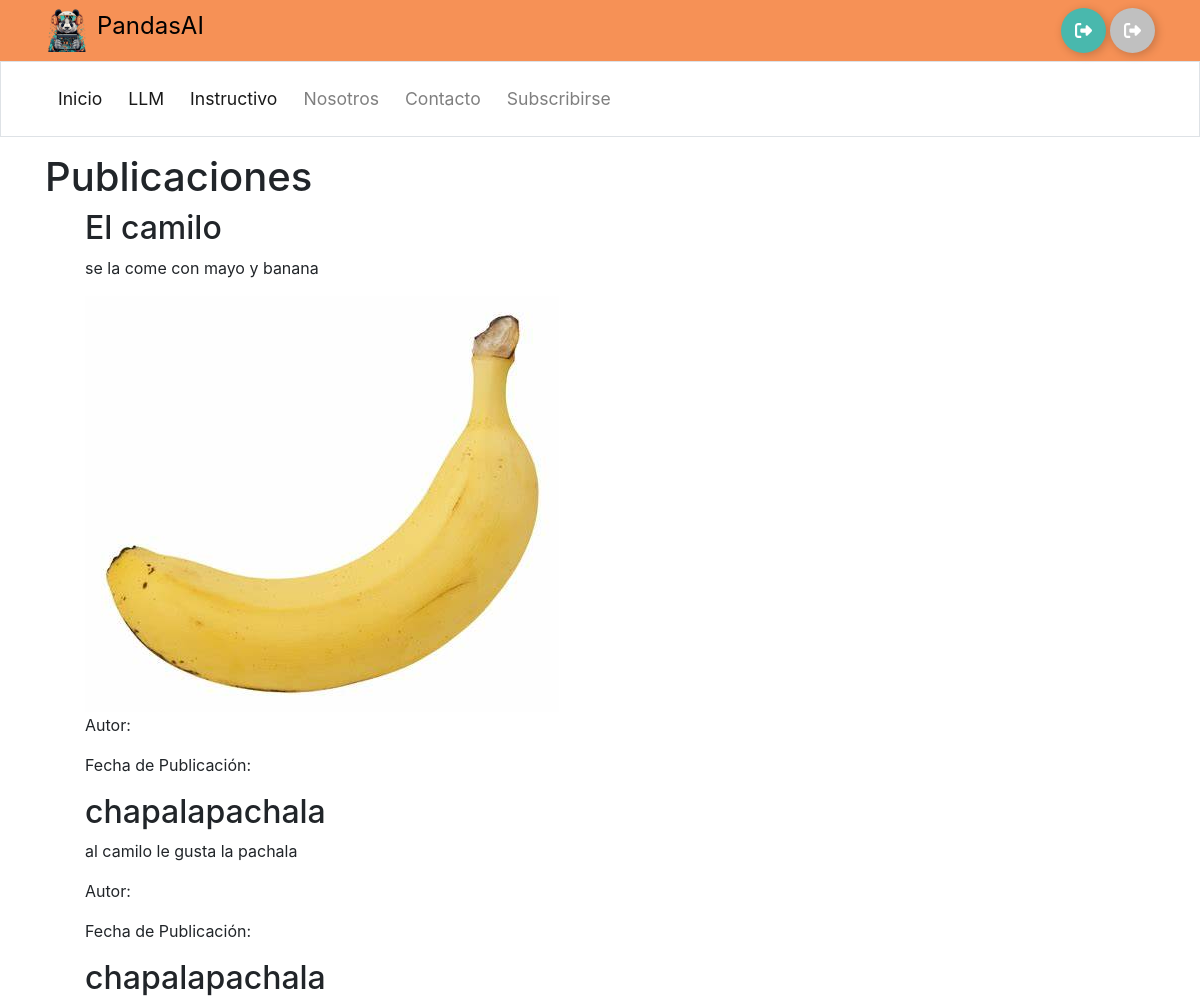
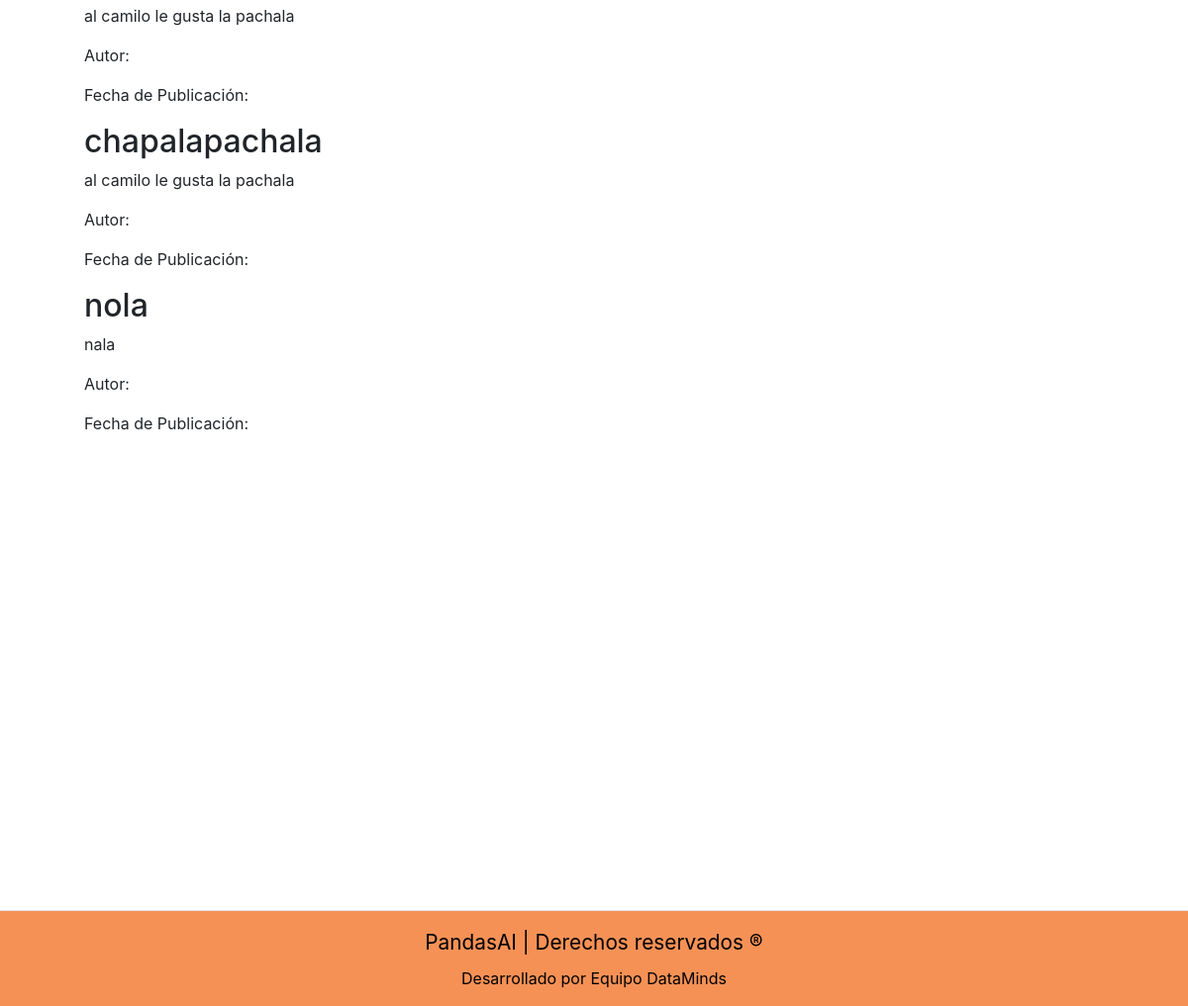
The page / on the database its author committed (2 pictures, top to bottom).
### home/models.py (models this page shows, shortened)
class Publicacion(models.Model):
    titulo = models.CharField(max_length=200)
    contenido = models.TextField()
    imagen = models.ImageField(upload_to='imagenes/', blank=True, null=True)

### home/views.py (the view)
# urls.py: 2. Add a URL to urlpatterns:  path('', views.home, name='home')
def home(request):
    publicaciones = Publicacion.objects.all()
    return render(request, 'home/home.html', {'publicaciones': publicaciones})

### templates/home/home.html
{% extends "base/layout.html" %}
{% block content %}
<body>
    <div>
        <h1>Publicaciones</h1>
    <ul>
        {% for publicacion in publicaciones %}
            <h2>{{ publicacion.titulo }}</h2>
            <p>{{ publicacion.contenido }}</p>
            {% if publicacion.imagen %}
                <img src="{{ publicacion.imagen.url }}" alt="{{ publicacion.titulo }}">
            {% endif %}
            <p>Autor: {{ publicacion.autor }}</p>
            <p>Fecha de Publicación: {{ publicacion.fecha_publicacion }}</p>
        {% endfor %}
    </ul>
    </div>
</body>
{% endblock %}

### rows shown on the page
Publicacion: titulo "El camilo", contenido "se la come con mayo y banana", imagen (picture)
Publicacion: titulo "chapalapachala", contenido "al camilo le gusta la pachala"
Publicacion: titulo "chapalapachala", contenido "al camilo le gusta la pachala"
Publicacion: titulo "chapalapachala", contenido "al camilo le gusta la pachala"
Publicacion: titulo "nola", contenido "nala"
